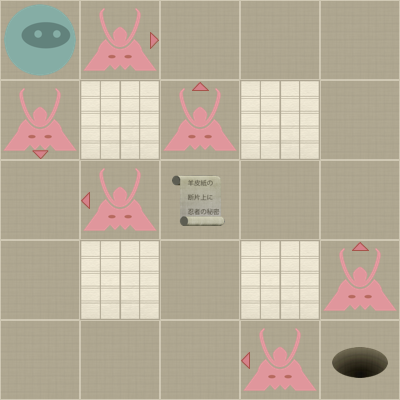

This is a level from a 2D game, rendered from its Tiled map with the project's own tilesets. A one-line summary and the map file follow, with tile-layer data summarised:
An orthogonal 5x5 tile map with 80x80 px tiles, 2 tile layers (Level, Actors).

<map version="1.0" orientation="orthogonal" width="5" height="5" tilewidth="80" tileheight="80">
 <properties>
  <property name="moves" value="8" />
 </properties>
 <tileset firstgid="1" name="tiles" tilewidth="80" tileheight="80" spacing="2" margin="2">
  <image source="tiles-ipad.png" width="512" height="512" />
  <tile id="0">
   <properties>
    <property name="actor" value="exit" />
   </properties>
  </tile>
  <tile id="2">
   <properties>
    <property name="actor" value="guard" />
    <property name="direction" value="down" />
   </properties>
  </tile>
  <tile id="3">
   <properties>
    <property name="actor" value="guard" />
    <property name="direction" value="left" />
   </properties>
  </tile>
  <tile id="4">
   <properties>
    <property name="actor" value="guard" />
    <property name="direction" value="right" />
   </properties>
  </tile>
  <tile id="5">
   <properties>
    <property name="actor" value="guard" />
    <property name="direction" value="up" />
   </properties>
  </tile>
  <tile id="7">
   <properties>
    <property name="actor" value="player" />
   </properties>
  </tile>
  <tile id="8">
   <properties>
    <property name="actor" value="scroll" />
   </properties>
  </tile>
  <tile id="9">
   <properties>
    <property name="wall" value="1" />
   </properties>
  </tile>
 </tileset>
 <layer name="Level" width="5" height="5">
  <data>[25 cells, 25 non-empty, 2 distinct tile ids]</data>
 </layer>
 <layer name="Actors" width="5" height="5">
  <data>[25 cells, 9 non-empty, 7 distinct tile ids]</data>
 </layer>
</map>
